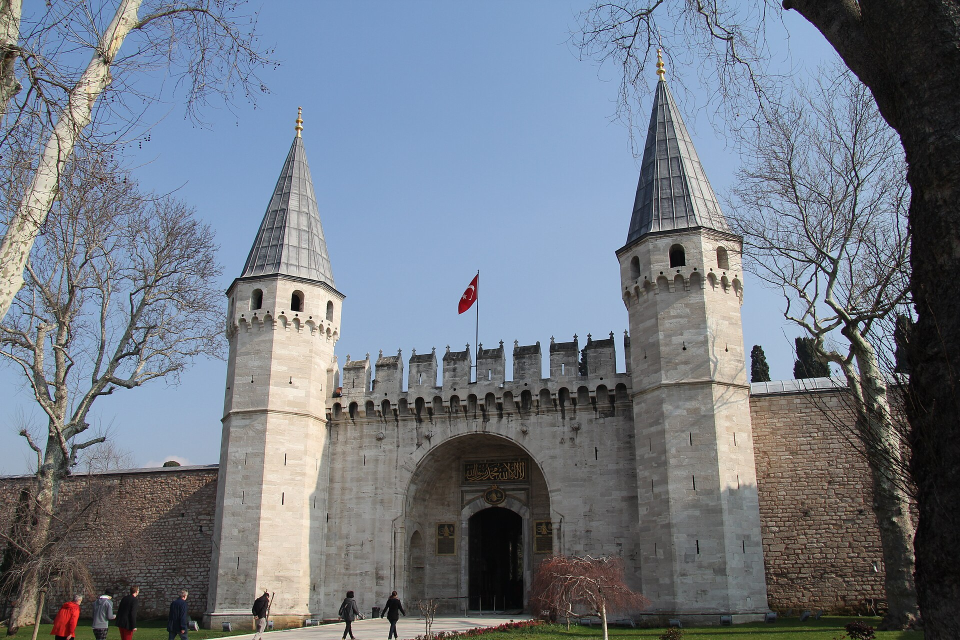
#> input picture episodes/vezir-bostanci-kosusu/img/kaynak_arka_ortakapi.jpg, 1920 x 1280 px (shown at 1/2 size)
$ python gorsel.py
#> lines starting #> are read from the running program, lines starting #| are printed output that depends on the picture; after the words box and inside, x2 and y2 are one past the last pixel; in counts of white or black regions, pixels touching at a corner belong together
"""vezir-bostanci-kosusu görselleri: arka plan + iki kanıt (yalnız kırpım, ölçek, rötuş, renk; üretken model yok).

    python episodes/vezir-bostanci-kosusu/gorsel.py
"""
from pathlib import Path

import cv2
import numpy as np
from PIL import Image, ImageEnhance, ImageOps

D = Path(__file__).resolve().parent / "img"

# Arka plan: 'Topkapi - Mittleres Tor.jpg' (Rabe!, CC BY-SA 3.0), 1920x1280 küçük resim. Orta Kapı (Babüsselam): anlatıya
# göre ölüm hükmü bostancıbaşına bu kapıda verilirdi. Kare kırpım (425,90)-(1505,1170): alt şeritteki yürüyen ziyaretçiler,
# zemin spotları ve çimdeki armatürler kadraj dışında. Kapının üstündeki modern bayrak ve direği OpenCV inpaint (Telea,
# klasik rötuş) ile gökyüzü/mazgalla dolduruldu.
src = Image.open(D / "kaynak_arka_ortakapi.jpg").convert("RGB")
#> src is the input picture: PIL image 1920x1280 RGB; mean R, G, B 113.7, 121.8, 133.1
arr = np.asarray(src).copy()
mask = np.zeros(arr.shape[:2], np.uint8)
cv2.rectangle(mask, (910, 538), (962, 632), 255, -1)      # bayrak
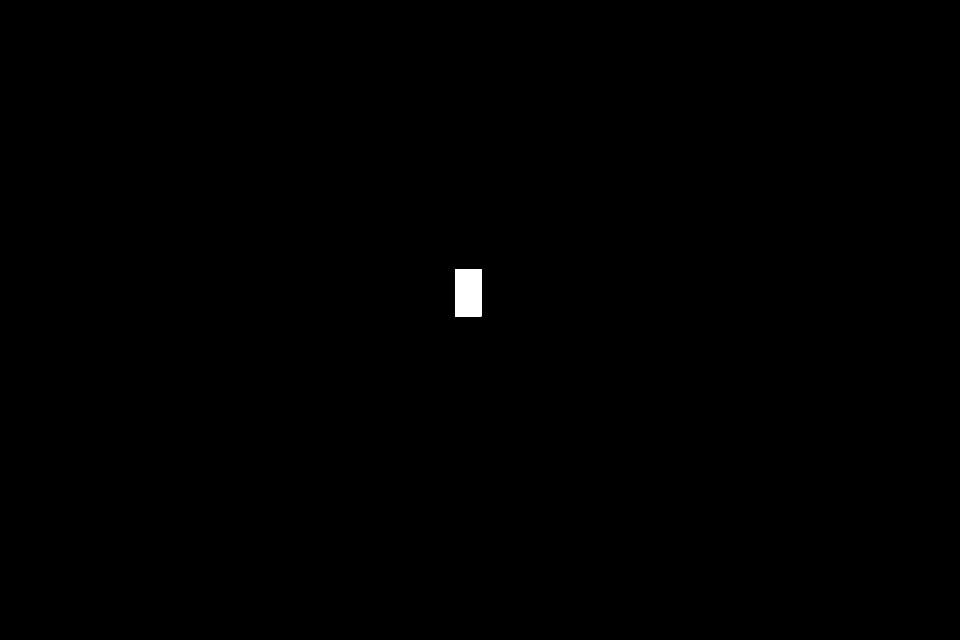
#> mask: shape (1280, 1920) (shown at 1/2 size); 0.2% white; 1 white region, box (x1, y1, x2, y2) and area: (910, 538, 963, 633) 5035
cv2.rectangle(mask, (947, 536), (960, 768), 255, -1)      # direk (mazgalların arasına kadar)
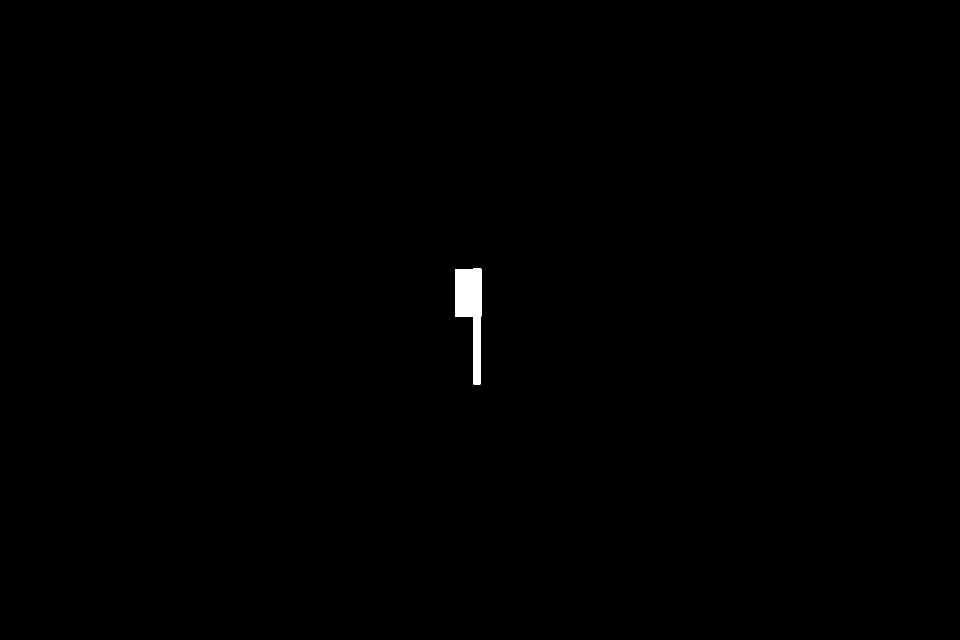
#> mask: shape (1280, 1920) (shown at 1/2 size); 0.28% white; 1 white region, box (x1, y1, x2, y2) and area: (910, 536, 963, 769) 6967
bgr = cv2.inpaint(cv2.cvtColor(arr, cv2.COLOR_RGB2BGR), mask, 9, cv2.INPAINT_TELEA)
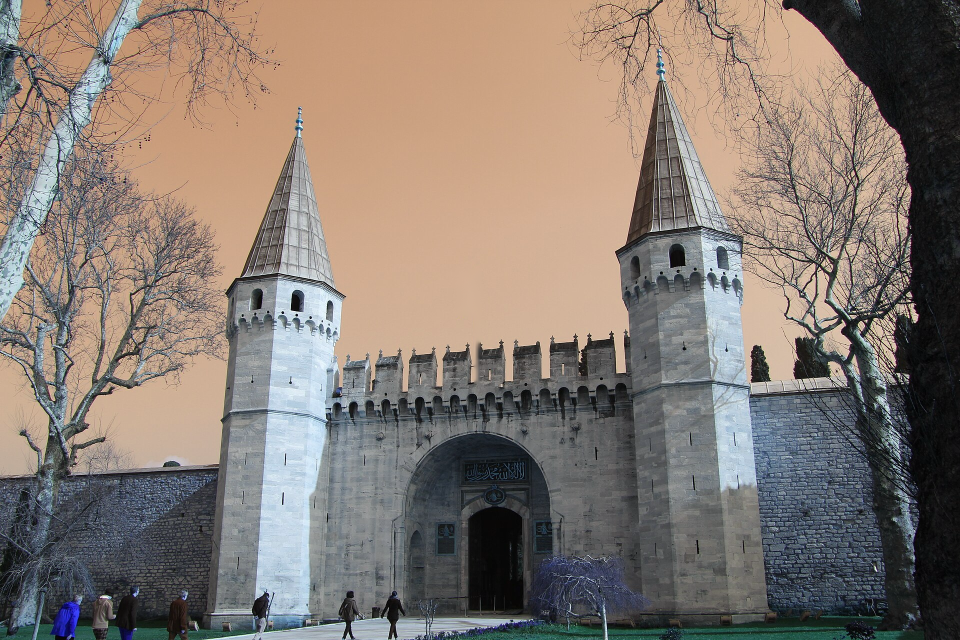
#> bgr: shape (1280, 1920, 3) (shown at 1/2 size); mean R, G, B 133.3, 121.9, 113.7
im = Image.fromarray(cv2.cvtColor(bgr, cv2.COLOR_BGR2RGB)).crop((425, 90, 1505, 1170))
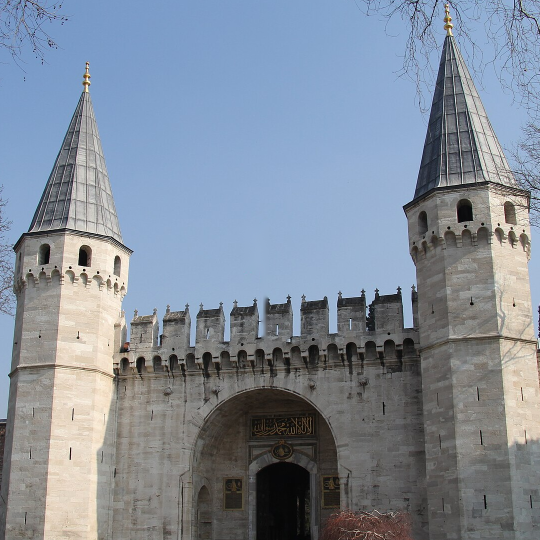
#> im: PIL image 1080x1080 RGB (shown at 1/2 size); mean R, G, B 128.8, 139.1, 152.7
im = ImageEnhance.Color(im).enhance(0.80)
im = ImageEnhance.Brightness(im).enhance(0.86)
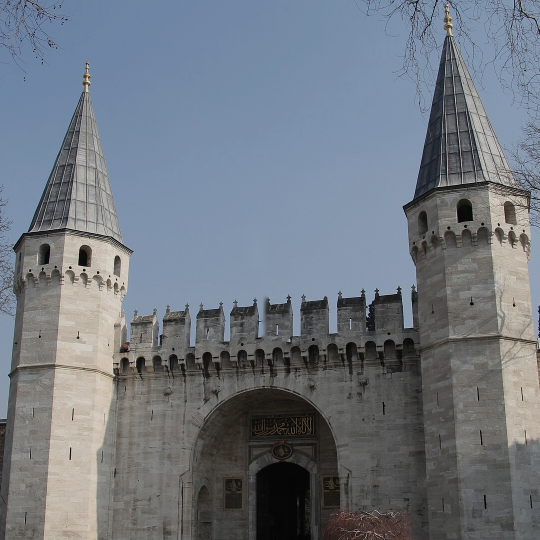
#> im: PIL image 1080x1080 RGB (shown at 1/2 size); mean R, G, B 111.4, 118.7, 127.9
im.save(D / "arka.jpg", quality=92)

# Kanıt 1: '29 - Bostangi.jpg' — Octavien Dalvimart, The Military Costume of Turkey (Londra, Thomas McLean, 1813), kamu malı.
# Figüre sıkı kırpım (külah ucu - ayakkabı), büyütmeden 816 px yüksekliğe sığdırıldı; yanlar levhanın kâğıt rengiyle 1080'e
# tamamlandı; levhanın beyaz kâğıdı telefonda flaş gibi parlamasın diye bütün kare eski kâğıt tonuyla çarpıldı (krem).
#> (the run stopped early here; a loop or call above may not have finished)
